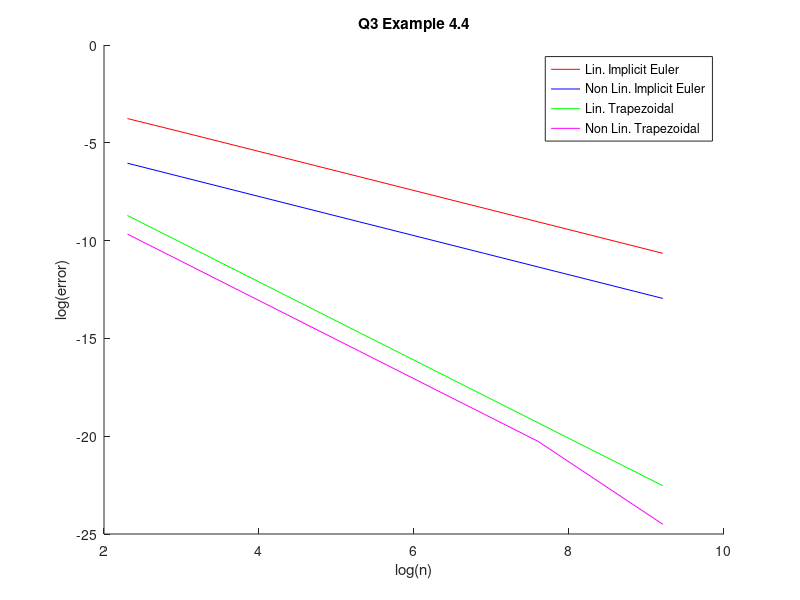

Source code (MATLAB):
clear all
clc

t(1)=0;
yl(1)=0.5;
ynl(1)=0.5;
xl(1)=0.5;
xnl(1)=0.5;
dt=[.1 0.05 0.01 0.005 0.001 0.0005 0.0001 0.00005 ];
T=1;

for j=1:7
    n(j)=T/dt(j);
    
    % Immplicit Euler
    for i=1:n(j)

        %Linearized
        yl(i+1)=yl(i)+(dt(j)*(yl(i)*(yl(i)-1)+dt(j)*(2*yl(i)-1)));

        %Non linearized
        ynl(i+1)=((dt(j)+1)-sqrt(dt(j)*dt(j)+2*dt(j)-4*dt(j)*ynl(i)+1))/(2*dt(j));

    end

    % Trapezoidal Rule 
    for i=1:n(j)

        %Linearized 
        xl(i+1)=xl(i)+(dt(j)*xl(i)*(xl(i)-1))/(1-dt(j)*(xl(i)-0.5));

        %Non Linearized 
        xnl(i+1)=(((2/dt(j))+1)-sqrt(((2/dt(j))+1)^2-(4*((2/dt(j))*xnl(i)+xnl(i)*(xnl(i)-1)))))/2;

    end

    y_exact=(1/(exp(1)+1));
    
    err1(j)=abs(y_exact-yl(n(j)+1));
    err2(j)=abs(y_exact-ynl(n(j)+1));
    err3(j)=abs(y_exact-xl(n(j)+1));
    err4(j)=abs(y_exact-xnl(n(j)+1));
    
end

hold on
plot(log(n),log(err1),'r');
plot(log(n),log(err2),'b');
plot(log(n),log(err3),'g');
plot(log(n),log(err4),'m');
legend('Lin. Implicit Euler','Non Lin. Implicit Euler','Lin. Trapezoidal','Non Lin. Trapezoidal')
xlabel('log(n)') % x-axis label
ylabel('log(error)') % y-axis label
title('Q3 Example 4.4')


